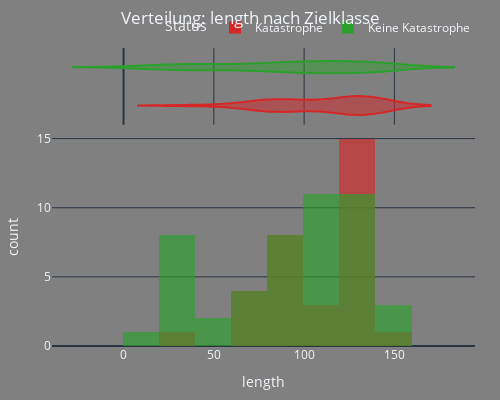

Notebook code cell kept with this figure:
### Markdown cell above
### 📊 Interpretation: Verteilung der Zielvariable
Dieses Balkendiagramm zeigt das Verhältnis zwischen echten Katastrophen-Tweets (Rot) und normalen Tweets (Grün).
- Ein **ausgewogenes Verhältnis** ist ideal für das Training.
- Wenn eine Klasse stark dominiert (z.B. 90% Nicht-Katastrophen), muss das Modell mit Techniken wie `class_weight='balanced'` oder Resampling gegensteuern, um nicht nur die Mehrheitsklasse vorherzusagen.

### Code cell
# 3. Textlängen-Analyse (Histogramm & Violin)
# Vergleich der Zeichenanzahl zwischen Target 0 und 1
print('Verteilung der Textlängen (0 vs 1)')
plot_metric_by_target(df_Cleaning, metric_col='length')

### Figure 1 — Plotly figure (JSON) as saved in the notebook; plotly's stock layout.template omitted (floating-point values rounded to 4 significant figures)
{"data": [{"bingroup": "x", "hovertemplate": "Status=Katastrophe<br>length=%{x}<br>count=%{y}<extra></extra>", "legendgroup": "Katastrophe", "marker": {"color": "#d62728", "opacity": 0.65, "pattern": {"shape": ""}}, "name": "Katastrophe", "orientation": "v", "showlegend": true, "x": [136, 138, 85, 136, 128, 90, 117, 141, 88, 88, 114, 136, 139, 123, 135, 135, 87, 73, 127, 76, 66, 79, 137, 123, 112, 85, 131, 127, 37, 91, 92, 129], "xaxis": "x", "yaxis": "y", "type": "histogram"}, {"hovertemplate": "Status=Katastrophe<br>length=%{x}<extra></extra>", "legendgroup": "Katastrophe", "marker": {"color": "#d62728"}, "name": "Katastrophe", "scalegroup": "x", "showlegend": false, "x": [136, 138, 85, 136, 128, 90, 117, 141, 88, 88, 114, 136, 139, 123, 135, 135, 87, 73, 127, 76, 66, 79, 137, 123, 112, 85, 131, 127, 37, 91, 92, 129], "xaxis": "x2", "yaxis": "y2", "type": "violin"}, {"bingroup": "x", "hovertemplate": "Status=Keine Katastrophe<br>length=%{x}<br>count=%{y}<extra></extra>", "legendgroup": "Keine Katastrophe", "marker": {"color": "#2ca02c", "opacity": 0.65, "pattern": {"shape": ""}}, "name": "Keine Katastrophe", "orientation": "v", "showlegend": true, "x": [90, 136, 143, 84, 60, 114, 135, 140, 114, 34, 88, 35, 92, 69, 20, 35, 33, 84, 133, 136, 104, 45, 134, 66, 97, 108, 32, 102, 76, 138, 139, 107, 105, 111, 144, 110, 51, 34, 11, 89, 21, 136, 137, 127, 129, 100, 88, 119], "xaxis": "x", "yaxis": "y", "type": "histogram"}, {"hovertemplate": "Status=Keine Katastrophe<br>length=%{x}<extra></extra>", "legendgroup": "Keine Katastrophe", "marker": {"color": "#2ca02c"}, "name": "Keine Katastrophe", "scalegroup": "x", "showlegend": false, "x": [90, 136, 143, 84, 60, 114, 135, 140, 114, 34, 88, 35, 92, 69, 20, 35, 33, 84, 133, 136, 104, 45, 134, 66, 97, 108, 32, 102, 76, 138, 139, 107, 105, 111, 144, 110, 51, 34, 11, 89, 21, 136, 137, 127, 129, 100, 88, 119], "xaxis": "x2", "yaxis": "y2", "type": "violin"}], "layout": {"xaxis": {"anchor": "y", "domain": [0.0, 1.0], "title": {"text": "length"}}, "yaxis": {"anchor": "x", "domain": [0.0, 0.7326], "title": {"text": "count"}}, "xaxis2": {"anchor": "y2", "domain": [0.0, 1.0], "matches": "x", "showticklabels": false, "showgrid": true}, "yaxis2": {"anchor": "x2", "domain": [0.7426, 1.0], "matches": "y2", "showticklabels": false, "showline": false, "ticks": "", "showgrid": false}, "legend": {"title": {"text": "Status"}, "tracegroupgap": 0, "orientation": "h", "yanchor": "bottom", "y": 1.02, "xanchor": "right", "x": 1}, "title": {"text": "Verteilung: length nach Zielklasse", "x": 0.5}, "barmode": "overlay", "margin": {"l": 40, "r": 25, "t": 48, "b": 40}, "width": 500, "height": 400, "paper_bgcolor": "#808080", "plot_bgcolor": "#808080"}}
